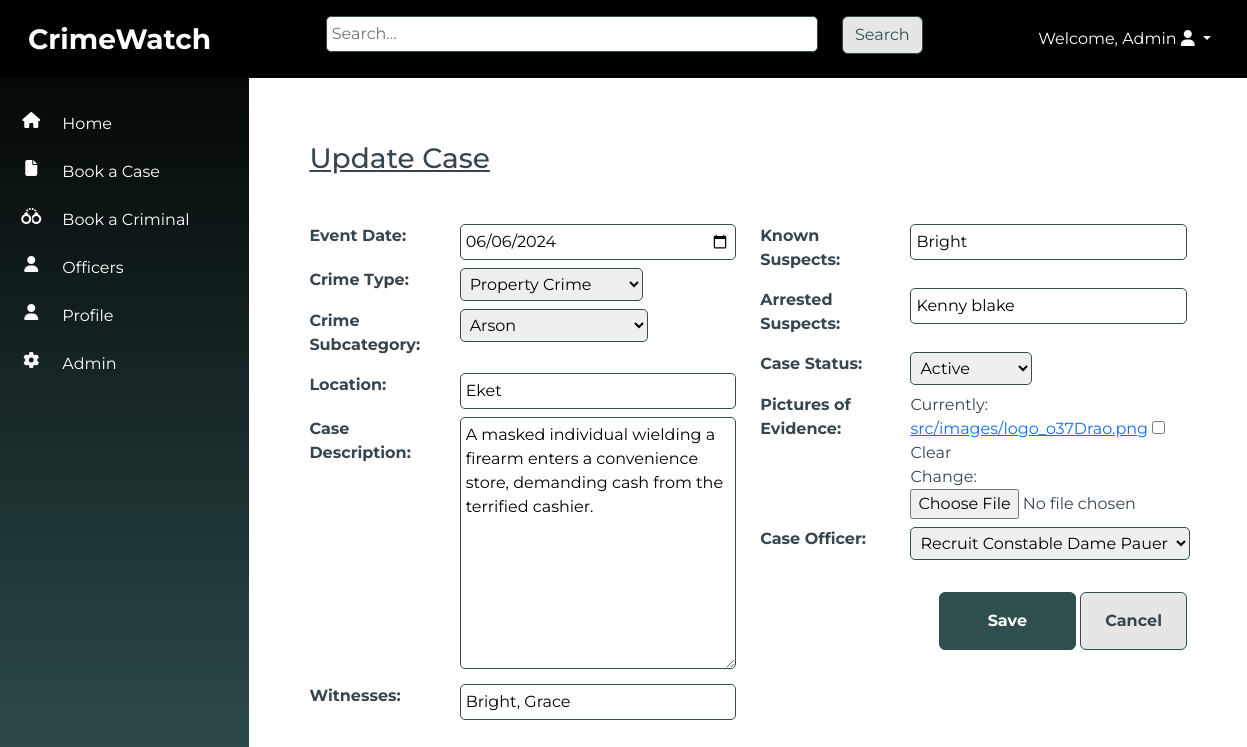
/cases/update/2/ (signed in), run on the app's committed database.
### cases/models.py (models this page shows, shortened)
class CriminalCase(models.Model):
    CASE_STATUS_CHOICES = [
        ('active', 'Active'),
        ('in_progress', 'In Progress'),
        ('closed', 'Closed'),
    ]
    case_number = models.CharField(max_length=12, unique=True, editable=False)
    event_date = models.DateTimeField()
    crime_type = models.ForeignKey(CrimeType, on_delete=models.CASCADE)
    crime_subcategory = models.ForeignKey(CrimeSubcategory, on_delete=models.CASCADE)
    location_of_crime = models.CharField(max_length=255)
    case_description = models.TextField()
    witnesses = models.CharField(max_length=255)
    known_suspects = models.CharField(max_length=255)
    arrested_suspects = models.CharField(max_length=255)
    case_status = models.CharField(max_length=12, choices=CASE_STATUS_CHOICES)
    pictures_of_evidence = models.ImageField(upload_to='src/images/', null=True, blank=True)
    case_officer = models.ForeignKey(Officer, on_delete=models.CASCADE, null=True)

### cases/views.py (the view)
# urls.py: path('update/<int:pk>/', views.case_update, name='case_update'),
@login_required
def case_update(request, pk):
    criminal_case = get_object_or_404(CriminalCase, pk=pk)
    if request.method == 'POST':
        form = CriminalCaseForm(request.POST, request.FILES, instance=criminal_case)
        if form.is_valid():
            form.save()
            return redirect('case_list')
    else:
        form = CriminalCaseForm(instance=criminal_case)
    return render(request, 'case_form.html', {'form': form})

### cases/forms.py
class CriminalCaseForm(forms.ModelForm):
    class Meta:
        model = CriminalCase
        fields = '__all__'
        widgets = {
            'event_date': forms.DateInput(attrs={'type': 'date'}),
        }
    def __init__(self, *args, **kwargs):
        super(CriminalCaseForm, self).__init__(*args, **kwargs)
        self.fields['crime_subcategory'].queryset = CrimeSubcategory.objects.none()
        if 'crime_type' in self.data:
            try:
                crime_type_id = int(self.data.get('crime_type'))
                self.fields['crime_subcategory'].queryset = CrimeSubcategory.objects.filter(crime_type_id=crime_type_id).order_by('name')
            except (ValueError, TypeError):
                pass  # invalid input from the client; ignore and use empty queryset
        elif self.instance.pk:
            self.fields['crime_subcategory'].queryset = self.instance.crime_type.crimesubcategory_set.order_by('name')

### cases/models.py (called while the page is built)
    def __str__(self):
        return self.name

    def __str__(self):
        return self.name

### officers/models.py (called while the page is built)
    def __str__(self):
        return f"{self.rank} {self.name}"

### cases/templates/case_form.html (shortened to what this page needs)
{% extends 'base.html' %}
{% block content %}
<div class="container-fluid p-5">
    <h1 class="fs-3 mb-3 text-decoration-underline">{{ form.instance.pk|yesno:"Update Case, Book a Case" }}</h1>
    <form method="post" enctype="multipart/form-data" class="needs-validation mt-5">
        <div class="row">
            <div class="col-md-6">
                <div class="row mb-2 align-items-start">
                    <div class="col-md-5 col-lg-4">
                        <label class="form-label fw-bold" for="id_event_date">Event Date:</label>
                    </div>
                    <div class="col-md-7 col-lg-8 rounded-top">
                        {{ form.event_date }}
                    </div>
                </div>
                <div class="row mb-2 align-items-start">
                    <div class="col-md-5 col-lg-4">
                        <label class="form-label fw-bold" for="id_crime_type">Crime Type:</label>
                    </div>
                    <div class="col-md-7 col-lg-8 rounded-top">
                        {{ form.crime_type }}
                    </div>
                </div>
                <div class="row mb-2 align-items-start">
                    <div class="col-md-5 col-lg-4">
                        <label class="form-label fw-bold" for="id_crime_subcategory">Crime Subcategory:</label>
                    </div>
                    <div class="col-md-7 col-lg-8 rounded-top">
                        {{ form.crime_subcategory }}
                    </div>
                </div>
                <div class="row mb-2 align-items-start">
                    <div class="col-md-5 col-lg-4">
                        <label class="form-label fw-bold" for="id_location_of_crime">Location:</label>
                    </div>
                    <div class="col-md-7 col-lg-8 rounded-top">
                        {{ form.location_of_crime }}
                    </div>
                </div>
                <div class="row mb-2 align-items-start">
                    <div class="col-md-5 col-lg-4">
                        <label class="form-label fw-bold" for="id_case_description">Case Description:</label>
                    </div>
                    <div class="col-md-7 col-lg-8 rounded-top">
                        {{ form.case_description }}
                    </div>
                </div>
                <div class="row mb-2">
                    <div class="col-md-5 col-lg-4">
                        <label class="form-label fw-bold" for="id_witnesses">Witnesses:</label>
                    </div>
                    <div class="col-md-7 col-lg-8 ">
                        {{ form.witnesses }}
                    </div>
                </div>
            </div>
            <div class="col-md-6">
                <div class="row mb-2">
                    <div class="col-md-5 col-lg-4">
                        <label class="form-label fw-bold" for="id_known_suspects">Known Suspects:</label>
                    </div>
                    <div class="col-md-7 col-lg-8 ">
                        {{ form.known_suspects }}
                    </div>
                </div>
                <div class="row mb-2">
                    <div class="col-md-5 col-lg-4">
                        <label class="form-label fw-bold" for="id_arrested_suspects">Arrested Suspects:</label>
                    </div>
                    <div class="col-md-7 col-lg-8 ">
                        {{ form.arrested_suspects}}
                    </div>
                </div>
                <div class="row mb-2">
                    <div class="col-md-5 col-lg-4">
                        <label class="form-label fw-bold" for="id_case_status">Case Status:</label>
                    </div>
                    <div class="col-md-7 col-lg-8 ">
                        {{ form.case_status }}
                    </div>
                </div>
                <div class="row mb-2">
                    <div class="col-md-5 col-lg-4">
                        <label class="form-label fw-bold" for="id_pictures_of_evidence">Pictures of Evidence:</label>
                    </div>
                    <div class="col-md-7 col-lg-8 ">
                        {{ form.pictures_of_evidence }}
                    </div>
                </div>
                <div class="row mb-2">
                    <div class="col-md-5 col-lg-4">
                        <label class="form-label fw-bold" for="id_case_officer">Case Officer:</label>
                    </div>
                    <div class="col-md-7 col-lg-8 ">
                        {{ form.case_officer }}
                    </div>
                </div>
                <div class="float-end mt-4 " role="group" aria-label="Basic example">
                    <button type="submit" class="btn btn-primary p-3 px-5 fw-bold">Save</button>
                    <a href="{% url 'case_list' %}" class="btn btn-gray p-3 px-4 fw-bold">Cancel</a>
                  </div>
            </div>
        </div>
    </form>
</div>
 {% endblock %}

### templates/base.html (shortened to what this page needs)
<!DOCTYPE html>
<html lang="en">
<head>
    <link rel="stylesheet" href="https://cdnjs.cloudflare.com/ajax/libs/font-awesome/6.5.2/css/all.min.css">
    {% load static %}
    <link rel="stylesheet" type="text/css" href="{% static 'src/styles.css' %}">
    <link href="https://cdn.jsdelivr.net/npm/bootstrap@5.3.3/dist/css/bootstrap.min.css" rel="stylesheet">
</head>
<body>
    <nav class="navbar navbar-expand-sm navbar-dark p-3">
        <div class="container-fluid">
            <div class="col-md-3"><a class="navbar-brand fs-3 fw-bold" href="{% url 'home' %}">CrimeWatch</a></div>
            <div class="col-md-6 d-none d-sm-block">
              <form method="get" action="{% url 'search_results' %}">
                <div class="row mb-2 align-items-start">
                  <div class="col-md-10">
                    <input type="text" name="q" placeholder="Search...">
                  </div>
                  <div class="col-md-2 rounded-top">
                    <button type="submit" class="btn btn-gray">Search</button>
                  </div>
              </div>
            </form>
          </div>
                <div class="col-md-3 d-none d-sm-block float-end">
                  {% if user.is_authenticated %}
                  <ul class="navbar-nav ml-3 justify-content-end">
                  <li class="dropdown nav-item">
                      <a href="#" class="dropdown-toggle nav-link text-white text-capitalize" data-bs-toggle="dropdown">Welcome, {{ user.username }} <i class="fa fa-user"></i> <b class="caret"></b></a>
                  </li></ul>
                  {% else %}
                  <li><a href="{% url 'login' %}">Login</a></li>
                  {% endif %}
          </div>
        </div>
      </nav>
    <div class="container-fluid">
        <div class="row">
        <div class="vert-bar d-none d-sm-block">
            <ul class="navbar-nav">
              <li class="nav-item my-1  py-2 row align-items-start">
                <i class="col-3 fa fa-house text-center"></i>
                <a class="col-9 nav-link p-0 m-0" href="{% url 'home' %}">Home</a>
              </li>
              <li class="nav-item my-1  py-2 row align-items-start">
                <i class="col-3 fa fa-file text-center"></i>
                <a class="col-9 nav-link p-0 m-0" href="{% url 'case_create' %}">Book a Case</a>
              </li>
              <li class="nav-item my-1  py-2 row align-items-start">
                <i class="col-3 fa fa-handcuffs text-center"></i>
                <a class="col-9 nav-link p-0 m-0" href="{% url 'criminal_create' %}">Book a Criminal</a>
              </li>
              <li class="nav-item my-1 py-2 row align-items-start">
                <i class="col-3 fa fa-user text-center"></i>
                <a class="col-9 nav-link p-0 m-0" href="{% url 'officer_list' %}">Officers</a>
              </li>
              <li class="nav-item my-1 py-2 row align-items-start">
                <i class="col-3 fa fa-user text-center"></i>
                <a class="col-9 nav-link p-0 m-0" href="{% url 'profile' %}">Profile</a>
              </li>
              <li class="nav-item my-1 py-2 row align-items-start">
                <i class="col-3 fa fa-gear text-center"></i>
                <a class="col-9 nav-link p-0 m-0" href="{% url 'admin:index' %}">Admin</a>
              </li>
              </ul>
        </div>
        <div class="content pt-3">
            {% block content %}{% endblock %}
        </div>
        </div>
    </div>
</body>
</html>

### static/src/styles.css (style rules this page uses)
body { font-family: 'Montserrat', sans-serif !important; color: var(--charcoal) !important; }
:root { --dark-slate-gray:#2F4F4F; --dark-khaki: #BDB76B; --crimson-red: #DC143C; --ivory: ##FFFFF0; --charcoal: #36454F; --dim-gray: #696969; --orange: #FFa500 }
.navbar { background:black; color: var(--dark-slate-gray) !important; z-index: 2; }
.btn-primary { background-color: var(--dark-slate-gray) !important; border-color: var(--dark-slate-gray) !important; }
.btn-gray { background-color: #e6e6e6 !important; color: var(--ivory) !important; border-color: var(--dark-slate-gray) !important; }
.vert-bar { background-image: linear-gradient(180deg, black, var(--dark-slate-gray)) !important; position: fixed; top: 0; left: 0; z-index: 1; padding-top: 100px !important; width: 20% !important; height: 100%; color: white; padding: 20px 0; overflow-x: hidden; }
input[type="text"], input[type="number"], input[type="email"], input[type="date"], textarea { width:100%; border-radius: 5px; border: solid 1px #2F4F4F; padding:5px; }
select { border-radius: 5px !important; border: solid 1px #2F4F4F; padding:5px !important; }
.content { width:80% !important; margin: auto 0 0 20%; }

### data on the page
CriminalCase: instance.pk "Update Case", event_date "06/06/2024", crime_type "Property Crime", crime_subcategory "Arson", location_of_crime "Eket", case_description "A masked individual wielding a firearm enters a convenience store, demanding cash from the terrified cashier.", witnesses "Bright, Grace", known_suspects "Bright", arrested_suspects "Kenny blake", case_status "Active", case_officer "Recruit Constable Dame Pauer"

### other printed values
{{ user.username }} "Admin"
